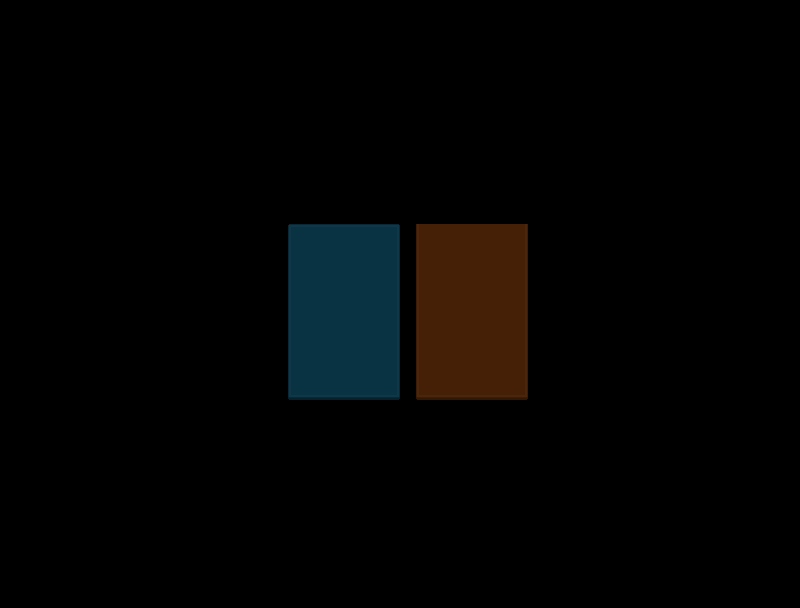

This game map was drawn from its Tiled (.tmx) file and the tilesets committed beside it. A one-line description and the full map source follow:
An orthogonal 50x38 tile map with 16x16 px tiles, 1 tile layer (backgroundLayer).

<map version="1.0" tiledversion="1.0.3" orientation="orthogonal" renderorder="right-down" width="50" height="38" tilewidth="16" tileheight="16" nextobjectid="1">
 <tileset firstgid="1" name="UIpackSheet_transparent" tilewidth="16" tileheight="16" spacing="2" tilecount="990" columns="30">
  <image source="tiles_spritesheet.png" trans="ff00ff" width="538" height="592" />
 </tileset>
 <layer name="backgroundLayer" width="50" height="38" opacity="0.3">
  <data encoding="csv">
0,0,0,0,0,0,0,0,0,0,0,0,0,0,0,0,0,0,0,0,0,0,0,0,0,0,0,0,0,0,0,0,0,0,0,0,0,0,0,0,0,0,0,0,0,0,0,0,0,0,
0,0,0,0,0,0,0,0,0,0,0,0,0,0,0,0,0,0,0,0,0,0,0,0,0,0,0,0,0,0,0,0,0,0,0,0,0,0,0,0,0,0,0,0,0,0,0,0,0,0,
0,0,0,0,0,0,0,0,0,0,0,0,0,0,0,0,0,0,0,0,0,0,0,0,0,0,0,0,0,0,0,0,0,0,0,0,0,0,0,0,0,0,0,0,0,0,0,0,0,0,
0,0,0,0,0,0,0,0,0,0,0,0,0,0,0,0,0,0,0,0,0,0,0,0,0,0,0,0,0,0,0,0,0,0,0,0,0,0,0,0,0,0,0,0,0,0,0,0,0,0,
0,0,0,0,0,0,0,0,0,0,0,0,0,0,0,0,0,0,0,0,0,0,0,0,0,0,0,0,0,0,0,0,0,0,0,0,0,0,0,0,0,0,0,0,0,0,0,0,0,0,
0,0,0,0,0,0,0,0,0,0,0,0,0,0,0,0,0,0,0,0,0,0,0,0,0,0,0,0,0,0,0,0,0,0,0,0,0,0,0,0,0,0,0,0,0,0,0,0,0,0,
0,0,0,0,0,0,0,0,0,0,0,0,0,0,0,0,0,0,0,0,0,0,0,0,0,0,0,0,0,0,0,0,0,0,0,0,0,0,0,0,0,0,0,0,0,0,0,0,0,0,
0,0,0,0,0,0,0,0,0,0,0,0,0,0,0,0,0,0,0,0,0,0,0,0,0,0,0,0,0,0,0,0,0,0,0,0,0,0,0,0,0,0,0,0,0,0,0,0,0,0,
0,0,0,353,353,353,353,353,353,353,353,353,353,353,353,353,353,353,353,353,353,353,353,353,353,353,353,353,353,353,353,353,353,353,353,353,353,353,353,353,353,353,353,353,353,353,353,353,0,0,
0,0,0,0,0,0,0,0,0,0,0,0,0,0,0,0,0,0,0,0,0,0,0,0,0,0,0,0,0,0,0,0,0,0,0,0,0,0,0,0,0,0,0,0,0,0,0,0,0,0,
0,0,0,0,0,0,0,0,0,0,0,0,0,0,0,0,0,0,0,0,0,0,0,0,0,0,0,0,0,0,0,0,0,0,0,0,0,0,0,0,0,0,0,0,0,0,0,0,0,0,
0,0,0,0,0,0,0,0,0,0,0,0,0,0,0,0,0,0,0,0,0,0,0,0,0,0,0,0,0,0,0,0,0,0,0,0,0,0,0,0,0,0,0,0,0,0,0,0,0,0,
0,0,0,0,0,0,0,0,0,0,0,0,0,0,0,0,0,0,0,0,0,0,0,0,0,0,0,0,0,0,0,0,0,0,0,0,0,0,0,0,0,0,0,0,0,0,0,0,0,0,
0,0,0,0,0,0,0,0,0,0,0,0,0,0,0,0,0,0,0,0,0,0,0,0,0,0,0,0,0,0,0,0,0,0,0,0,0,0,0,0,0,0,0,0,0,0,0,0,0,0,
0,0,0,0,0,0,0,0,0,0,0,0,0,0,0,0,0,0,85,86,86,86,86,86,87,0,109,110,110,110,110,110,111,0,0,0,0,0,0,0,0,0,0,0,0,0,0,0,0,0,
0,0,0,0,0,0,0,0,0,0,0,0,0,0,0,0,0,0,115,116,116,116,116,116,117,0,109,110,110,110,110,110,111,0,0,0,0,0,0,0,0,0,0,0,0,0,0,0,0,0,
0,0,0,0,0,0,0,0,0,0,0,0,0,0,0,0,0,0,115,116,116,116,116,116,117,0,109,110,110,110,110,110,111,0,0,0,0,0,0,0,0,0,0,0,0,0,0,0,0,0,
0,0,0,0,0,0,0,0,0,0,0,0,0,0,0,0,0,0,115,116,116,116,116,116,117,0,109,110,110,110,110,110,111,0,0,0,0,0,0,0,0,0,0,0,0,0,0,0,0,0,
0,0,0,0,0,0,0,0,0,0,0,0,0,0,0,0,0,0,115,116,116,116,116,116,117,0,109,110,110,110,110,110,111,0,0,0,0,0,0,0,0,0,0,0,0,0,0,0,0,0,
0,0,0,0,0,0,0,0,0,0,0,0,0,0,0,0,0,0,115,116,116,116,116,116,117,0,109,110,110,110,110,110,111,0,0,0,0,0,0,0,0,0,0,0,0,0,0,0,0,0,
0,0,0,0,0,0,0,0,0,0,0,0,0,0,0,0,0,0,115,116,116,116,116,116,117,0,109,110,110,110,110,110,111,0,0,0,0,0,0,0,0,0,0,0,0,0,0,0,0,0,
0,0,0,0,0,0,0,0,0,0,0,0,0,0,0,0,0,0,115,116,116,116,116,116,117,0,109,110,110,110,110,110,111,0,0,0,0,0,0,0,0,0,0,0,0,0,0,0,0,0,
0,0,0,0,0,0,0,0,0,0,0,0,0,0,0,0,0,0,115,116,116,116,116,116,117,0,109,110,110,110,110,110,111,0,0,0,0,0,0,0,0,0,0,0,0,0,0,0,0,0,
0,0,0,0,0,0,0,0,0,0,0,0,0,0,0,0,0,0,115,116,116,116,116,116,117,0,109,110,110,110,110,110,111,0,0,0,0,0,0,0,0,0,0,0,0,0,0,0,0,0,
0,0,0,0,0,0,0,0,0,0,0,0,0,0,0,350,350,350,145,146,146,146,146,146,147,350,139,140,140,140,140,140,141,351,351,0,0,0,0,0,0,0,0,0,0,0,0,0,0,0,
0,0,0,0,0,0,0,0,0,0,0,0,0,0,0,0,0,0,0,0,0,0,0,0,0,0,0,0,0,0,0,0,0,0,0,0,0,0,0,0,0,0,0,0,0,0,0,0,0,0,
0,0,0,0,0,0,0,0,0,0,0,0,0,0,0,0,0,0,0,0,0,0,0,0,0,0,0,0,0,0,0,0,0,0,0,0,0,0,0,0,0,0,0,0,0,0,0,0,0,0,
0,0,0,0,0,0,0,0,0,0,0,0,0,0,0,0,0,0,0,0,0,0,0,0,0,0,0,0,0,0,0,0,0,0,0,0,0,0,0,0,0,0,0,0,0,0,0,0,0,0,
0,0,0,0,0,0,0,0,0,0,0,0,0,0,0,0,0,0,0,0,0,0,0,0,0,0,0,0,0,0,0,0,0,0,0,0,0,0,0,0,0,0,0,0,0,0,0,0,0,0,
0,0,0,0,0,0,0,0,0,0,0,0,0,0,0,0,0,0,0,0,0,0,0,0,0,0,0,0,0,0,0,0,0,0,0,0,0,0,0,0,0,0,0,0,0,0,0,0,0,0,
0,0,0,0,0,0,0,0,0,0,0,0,0,0,0,0,0,0,0,0,0,0,0,0,0,0,0,0,0,0,0,0,0,0,0,0,0,0,0,0,0,0,0,0,0,0,0,0,0,0,
0,0,0,0,0,0,0,0,0,0,0,0,0,0,0,0,0,0,0,0,0,0,0,0,0,0,0,0,0,0,0,0,0,0,0,0,0,0,0,0,0,0,0,0,0,0,0,0,0,0,
0,0,0,0,0,0,0,0,0,0,0,0,0,0,0,0,0,0,0,0,0,0,0,0,0,0,0,0,0,0,0,0,0,0,0,0,0,0,0,0,0,0,0,0,0,0,0,0,0,0,
0,0,0,0,0,0,0,0,0,0,0,0,0,0,0,0,0,0,0,0,0,0,0,0,0,0,0,0,0,0,0,0,0,0,0,0,0,0,0,0,0,0,0,0,0,0,0,0,0,0,
0,0,0,0,0,0,0,0,0,0,0,0,0,0,0,0,0,0,0,0,0,0,0,0,0,0,0,0,0,0,0,0,0,0,0,0,0,0,0,0,0,0,0,0,0,0,0,0,0,0,
0,0,0,0,0,0,0,0,0,0,0,0,0,0,0,0,0,0,0,0,0,0,0,0,0,0,0,0,0,0,0,0,0,0,0,0,0,0,0,0,0,0,0,0,0,0,0,0,0,0,
0,0,0,0,0,0,0,0,0,0,0,0,0,0,0,0,0,0,0,0,0,0,0,0,0,0,0,0,0,0,0,0,0,0,0,0,0,0,0,0,0,0,0,0,0,0,0,0,0,0,
0,0,0,0,0,0,0,0,0,0,0,0,0,0,0,0,0,0,0,0,0,0,0,0,0,0,0,0,0,0,0,0,0,0,0,0,0,0,0,0,0,0,0,0,0,0,0,0,0,0
</data>
 </layer>
</map>
